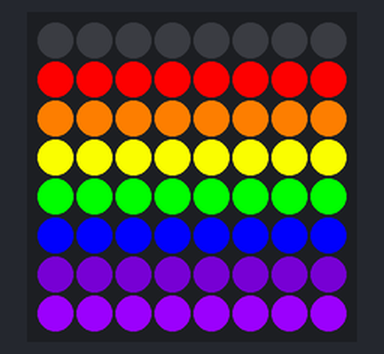
This program was run on a simulated Raspberry Pi (BCM pin numbers) with a Sense HAT. Parts: the Sense HAT's 8×8 RGB LED matrix.

Above: at 0.1 s.
At 1.1 s:
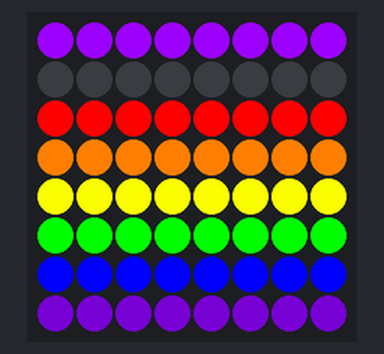
At 2.1 s:
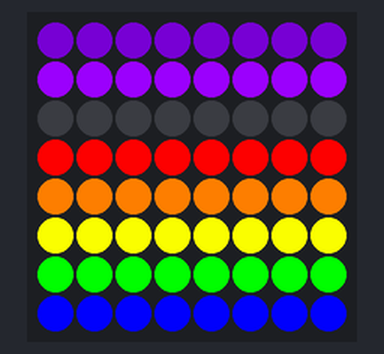
At 3.1 s:
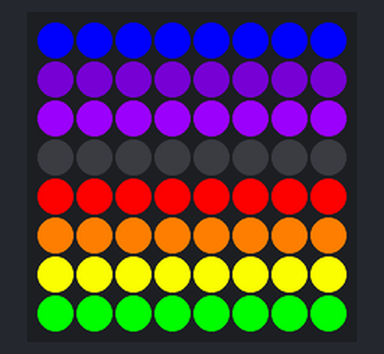
At 5.1 s:
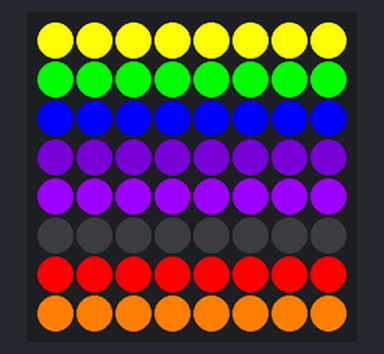
At 7.1 s:
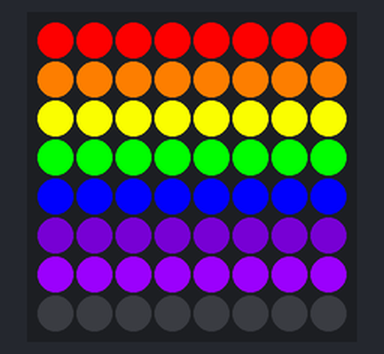

Measured:
- by itself, everything shown: repeats every 8.0 s, in 8 steps
- what the display in image 1 shows lasts 1.0 s, from 1.0 s to 2.0 s

The program:

rainbow3.py
```python
from sense_hat import SenseHat
from time import sleep

sense = SenseHat()

r = (255, 0, 0)
o = (255, 127, 0)
y = (255, 255, 0)
g = (0, 255, 0)
b = (0, 0, 255)
i = (75, 0, 130)
v = (159, 0, 255)
e = (0, 0, 0)

image1 = [
e,e,e,e,e,e,e,e,
r,r,r,r,r,r,r,r,
o,o,o,o,o,o,o,o,
y,y,y,y,y,y,y,y,
g,g,g,g,g,g,g,g,
b,b,b,b,b,b,b,b,
i,i,i,i,i,i,i,i,
v,v,v,v,v,v,v,v
]

image2 = [
v,v,v,v,v,v,v,v,
e,e,e,e,e,e,e,e,
r,r,r,r,r,r,r,r,
o,o,o,o,o,o,o,o,
y,y,y,y,y,y,y,y,
g,g,g,g,g,g,g,g,
b,b,b,b,b,b,b,b,
i,i,i,i,i,i,i,i
]

image3 = [
i,i,i,i,i,i,i,i,
v,v,v,v,v,v,v,v,
e,e,e,e,e,e,e,e,
r,r,r,r,r,r,r,r,
o,o,o,o,o,o,o,o,
y,y,y,y,y,y,y,y,
g,g,g,g,g,g,g,g,
b,b,b,b,b,b,b,b
]

image4 = [
b,b,b,b,b,b,b,b,
i,i,i,i,i,i,i,i,
v,v,v,v,v,v,v,v,
e,e,e,e,e,e,e,e,
r,r,r,r,r,r,r,r,
o,o,o,o,o,o,o,o,
y,y,y,y,y,y,y,y,
g,g,g,g,g,g,g,g
]

image5 = [
g,g,g,g,g,g,g,g,
b,b,b,b,b,b,b,b,
i,i,i,i,i,i,i,i,
v,v,v,v,v,v,v,v,
e,e,e,e,e,e,e,e,
r,r,r,r,r,r,r,r,
o,o,o,o,o,o,o,o,
y,y,y,y,y,y,y,y
]

image6 = [
y,y,y,y,y,y,y,y,
g,g,g,g,g,g,g,g,
b,b,b,b,b,b,b,b,
i,i,i,i,i,i,i,i,
v,v,v,v,v,v,v,v,
e,e,e,e,e,e,e,e,
r,r,r,r,r,r,r,r,
o,o,o,o,o,o,o,o
]

image7 = [
o,o,o,o,o,o,o,o,
y,y,y,y,y,y,y,y,
g,g,g,g,g,g,g,g,
b,b,b,b,b,b,b,b,
i,i,i,i,i,i,i,i,
v,v,v,v,v,v,v,v,
e,e,e,e,e,e,e,e,
r,r,r,r,r,r,r,r
]

image8 = [
r,r,r,r,r,r,r,r,
o,o,o,o,o,o,o,o,
y,y,y,y,y,y,y,y,
g,g,g,g,g,g,g,g,
b,b,b,b,b,b,b,b,
i,i,i,i,i,i,i,i,
v,v,v,v,v,v,v,v,
e,e,e,e,e,e,e,e
]

while True:
    sense.set_pixels(image1)
    sleep(1)
    sense.set_pixels(image2)
    sleep(1)
    sense.set_pixels(image3)
    sleep(1)
    sense.set_pixels(image4)
    sleep(1)
    sense.set_pixels(image5)
    sleep(1)
    sense.set_pixels(image6)
    sleep(1)
    sense.set_pixels(image7)
    sleep(1)
    sense.set_pixels(image8)
    sleep(1)
    
```
